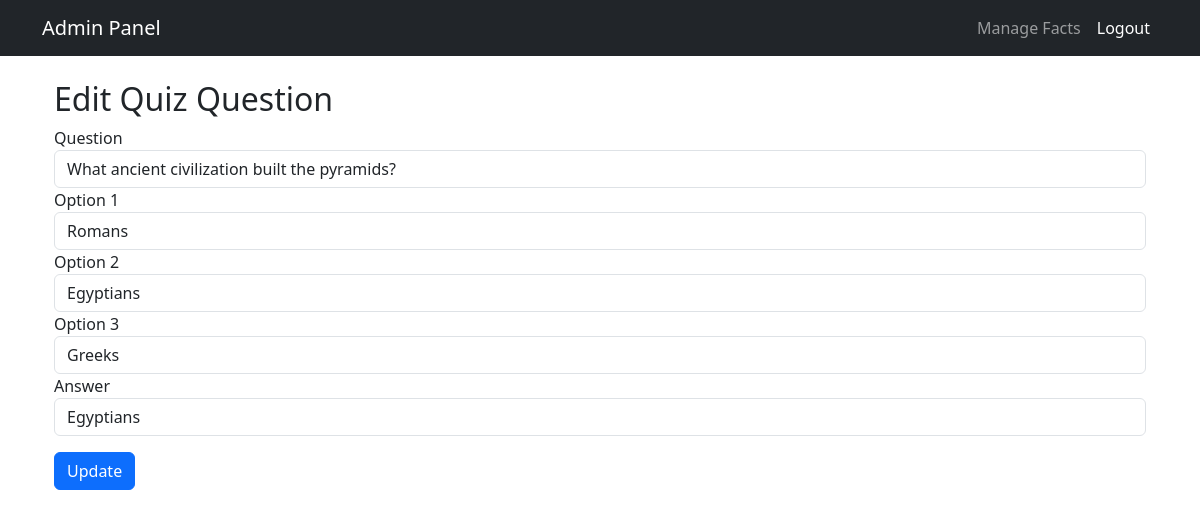
Screenshot of /admin/edit_quiz/3 (signed in) with the database file from the repository.
### app.py (models this page shows)
class Quiz(db.Model):
    id = db.Column(db.Integer, primary_key=True)
    question = db.Column(db.String(500), nullable=False)
    option1 = db.Column(db.String(200), nullable=False)
    option2 = db.Column(db.String(200), nullable=False)
    option3 = db.Column(db.String(200), nullable=False)
    answer = db.Column(db.String(200), nullable=False)

### app.py (the view, shortened to what this page needs)
@app.route('/admin/edit_quiz/<int:quiz_id>', methods=['GET', 'POST'])
@login_required
def edit_quiz(quiz_id):
    quiz = Quiz.query.get_or_404(quiz_id)
    if current_user.role != 'admin':
        flash("Unauthorized access!", "danger")
        return redirect(url_for('admin_dashboard'))
    return render_template('admin/edit_quiz.html', quiz=quiz)

### app.py (called while the page is built)
@login_manager.user_loader
def load_user(user_id):
    return User.query.get(int(user_id))

### templates/admin/edit_quiz.html
{% extends 'admin_base.html' %}
{% block content %}
<div class="container mt-4">
    <h2>Edit Quiz Question</h2>
    <form method="POST">
        <div class="form-group">
            <label>Question</label>
            <input type="text" name="question" class="form-control" value="{{ quiz.question }}" required>
        </div>
        <div class="form-group">
            <label>Option 1</label>
            <input type="text" name="option1" class="form-control" value="{{ quiz.option1 }}" required>
        </div>
        <div class="form-group">
            <label>Option 2</label>
            <input type="text" name="option2" class="form-control" value="{{ quiz.option2 }}" required>
        </div>
        <div class="form-group">
            <label>Option 3</label>
            <input type="text" name="option3" class="form-control" value="{{ quiz.option3 }}" required>
        </div>
        <div class="form-group">
            <label>Answer</label>
            <input type="text" name="answer" class="form-control" value="{{ quiz.answer }}" required>
        </div>
        <button type="submit" class="btn btn-primary mt-3">Update</button>
    </form>
</div>
{% endblock %}

### rows the page displays
Quiz: question "What ancient civilization built the pyramids?", option1 "Romans", option2 "Egyptians", option3 "Greeks", answer "Egyptians"
